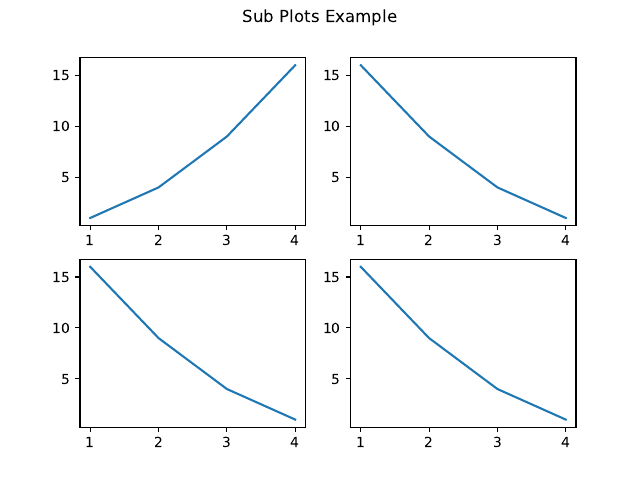

The Python source for this figure:
import matplotlib.pyplot as plt

plt.subplot(2,2,1) #nrows, ncols and index
plt.plot([1,2,3,4], [1,4,9,16])

plt.subplot(2,2,2)
plt.plot([1,2,3,4], [16,9,4,1])

plt.subplot(2,2,3)
plt.plot([1,2,3,4], [16,9,4,1])


plt.subplot(2,2,4)
plt.plot([1,2,3,4], [16,9,4,1])

plt.suptitle('Sub Plots Example')

plt.savefig('subplots.pdf')

# plt.subplot(221) -> shorthand, works when nrows * ncols < 10
#plt.title('sub plot3')
#plt.subplots_adjust(wspace=None, hspace=0.75)
